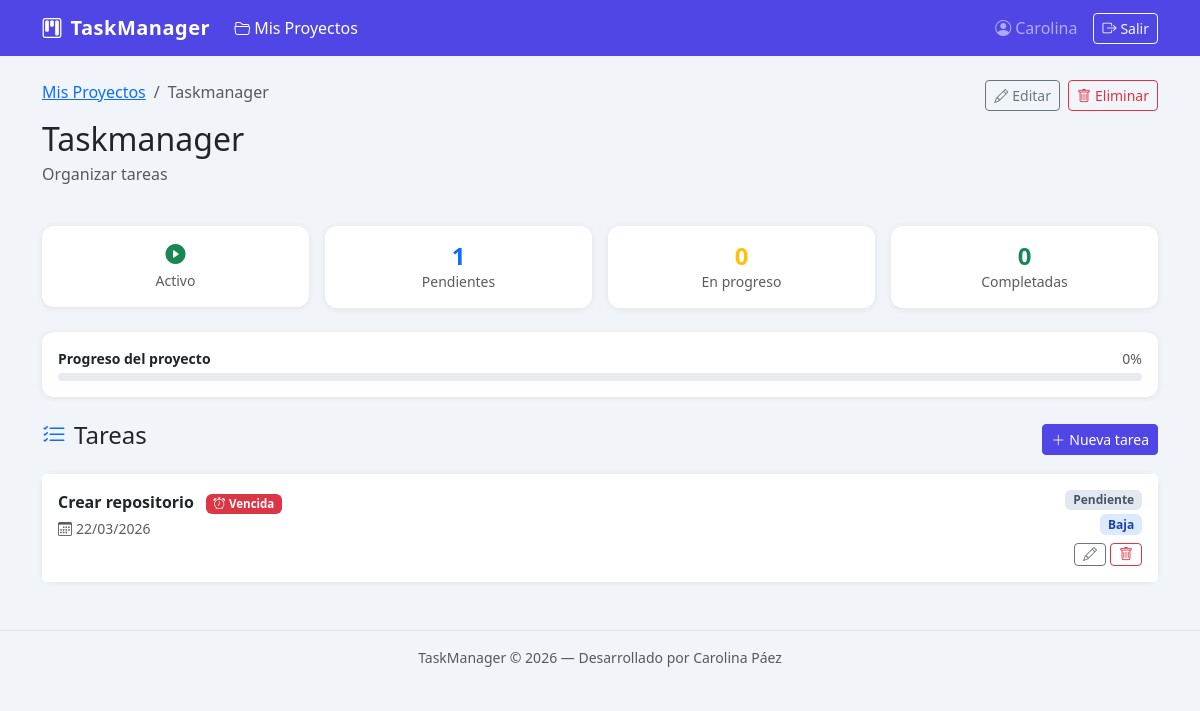
Screenshot of /projects/1/ (signed in) with the database file from the repository.
### apps/projects/models.py (models this page shows, shortened)
class Project(models.Model):
    STATUS_ACTIVE   = 'active'
    STATUS_PAUSED   = 'paused'
    STATUS_FINISHED = 'finished'
    STATUS_CHOICES = [
        (STATUS_ACTIVE,   'Activo'),
        (STATUS_PAUSED,   'Pausado'),
        (STATUS_FINISHED, 'Finalizado'),
    ]
    owner = models.ForeignKey(
        User,
        on_delete=models.CASCADE,
        related_name='project_set',   # user.project_set.all()
        verbose_name='Propietario',
    )
    name = models.CharField(
        max_length=200,
        verbose_name='Nombre del proyecto',
    )
    description = models.TextField(
        blank=True,
        verbose_name='Descripción',
    )
    status = models.CharField(
        max_length=20,
        choices=STATUS_CHOICES,
        default=STATUS_ACTIVE,
        verbose_name='Estado',
    )
    deadline = models.DateField(
        null=True,
        blank=True,
        verbose_name='Fecha límite',
    )
    created_at = models.DateTimeField(auto_now_add=True, verbose_name='Creado el')
    updated_at = models.DateTimeField(auto_now=True,     verbose_name='Actualizado el')
    class Meta:
        verbose_name = 'Proyecto'
        verbose_name_plural = 'Proyectos'
        ordering = ['-created_at']   # Los más nuevos primero
    @property
    def task_count(self):
        return self.task_set.count()
    @property
    def completed_task_count(self):
        return self.task_set.filter(status=Task.STATUS_DONE).count()
    @property
    def progress(self):
        total = self.task_count
        if total == 0:
            return 0
        return int((self.completed_task_count / total) * 100)

class Task(models.Model):
    STATUS_TODO       = 'todo'
    STATUS_IN_PROGRESS = 'in_progress'
    STATUS_DONE       = 'done'
    STATUS_CHOICES = [
        (STATUS_TODO,        'Pendiente'),
        (STATUS_IN_PROGRESS, 'En progreso'),
        (STATUS_DONE,        'Completada'),
    ]
    PRIORITY_LOW    = 'low'
    PRIORITY_MEDIUM = 'medium'
    PRIORITY_HIGH   = 'high'
    PRIORITY_CHOICES = [
        (PRIORITY_LOW,    'Baja'),
        (PRIORITY_MEDIUM, 'Media'),
        (PRIORITY_HIGH,   'Alta'),
    ]
    project = models.ForeignKey(
        Project,
        on_delete=models.CASCADE,
        related_name='task_set',   # project.task_set.all()
        verbose_name='Proyecto',
    )
    title = models.CharField(
        max_length=300,
        verbose_name='Título',
    )
    description = models.TextField(
        blank=True,
        verbose_name='Descripción',
    )
    status = models.CharField(
        max_length=20,
        choices=STATUS_CHOICES,
        default=STATUS_TODO,
        verbose_name='Estado',
    )
    priority = models.CharField(
        max_length=10,
        choices=PRIORITY_CHOICES,
        default=PRIORITY_MEDIUM,
        verbose_name='Prioridad',
    )
    due_date = models.DateField(
        null=True,
        blank=True,
        verbose_name='Fecha límite',
    )
    created_at = models.DateTimeField(auto_now_add=True, verbose_name='Creado el')
    class Meta:
        verbose_name = 'Tarea'
        verbose_name_plural = 'Tareas'
        ordering = ['status', '-priority', 'due_date']
    @property
    def is_overdue(self):
        if self.due_date and self.status != self.STATUS_DONE:
            return self.due_date < timezone.now().date()
        return False

### apps/projects/views.py (the view)
# urls.py: path('<int:pk>/',           views.ProjectDetailView.as_view(), name='project_detail'),
class ProjectDetailView(LoginRequiredMixin, View):
    template_name = 'projects/project_detail.html'
    def get(self, request, pk):
        project = get_object_or_404(Project, pk=pk, owner=request.user)
        tasks = project.task_set.all()
        context = {
            'project': project,
            'tasks': tasks,
            'todo_tasks':        tasks.filter(status=Task.STATUS_TODO),
            'progress_tasks':    tasks.filter(status=Task.STATUS_IN_PROGRESS),
            'done_tasks':        tasks.filter(status=Task.STATUS_DONE),
        }
        return render(request, self.template_name, context)

### templates/projects/project_detail.html (shortened to what this page needs)
{% extends "base.html" %}
{% block content %}
<div class="d-flex justify-content-between align-items-start mb-4">
  <div>
    <nav aria-label="breadcrumb">
      <ol class="breadcrumb">
        <li class="breadcrumb-item">
          <a href="{% url 'projects:project_list' %}">Mis Proyectos</a>
        </li>
        <li class="breadcrumb-item active">{{ project.name }}</li>
      </ol>
    </nav>
    <h2 class="mb-1">{{ project.name }}</h2>
    <p class="text-muted">{{ project.description|default:"Sin descripción" }}</p>
  </div>
  <div class="d-flex gap-2">
    <a href="{% url 'projects:project_update' project.pk %}"
       class="btn btn-outline-secondary btn-sm">
      <i class="bi bi-pencil me-1"></i>Editar
    </a>
    <a href="{% url 'projects:project_delete' project.pk %}"
       class="btn btn-outline-danger btn-sm">
      <i class="bi bi-trash me-1"></i>Eliminar
    </a>
  </div>
</div>
<div class="row g-3 mb-4">
  <div class="col-sm-3">
    <div class="card text-center py-3">
      {% if project.status == 'active' %}
        <span class="h5 text-success mb-0"><i class="bi bi-play-circle-fill"></i></span>
        <div class="small text-muted mt-1">Activo</div>
      {% elif project.status == 'paused' %}
        <span class="h5 text-warning mb-0"><i class="bi bi-pause-circle-fill"></i></span>
        <div class="small text-muted mt-1">Pausado</div>
      {% else %}
        <span class="h5 text-secondary mb-0"><i class="bi bi-check-circle-fill"></i></span>
        <div class="small text-muted mt-1">Finalizado</div>
      {% endif %}
    </div>
  </div>
  <div class="col-sm-3">
    <div class="card text-center py-3">
      <div class="h4 fw-bold text-primary mb-0">{{ todo_tasks.count }}</div>
      <div class="small text-muted">Pendientes</div>
    </div>
  </div>
  <div class="col-sm-3">
    <div class="card text-center py-3">
      <div class="h4 fw-bold text-warning mb-0">{{ progress_tasks.count }}</div>
      <div class="small text-muted">En progreso</div>
    </div>
  </div>
  <div class="col-sm-3">
    <div class="card text-center py-3">
      <div class="h4 fw-bold text-success mb-0">{{ done_tasks.count }}</div>
      <div class="small text-muted">Completadas</div>
    </div>
  </div>
</div>
<div class="card mb-4">
  <div class="card-body">
    <div class="d-flex justify-content-between mb-1">
      <span class="small fw-semibold">Progreso del proyecto</span>
      <span class="small text-muted">{{ project.progress }}%</span>
    </div>
    <div class="progress">
    </div>
  </div>
</div>
<div class="d-flex justify-content-between align-items-center mb-3">
  <h4><i class="bi bi-list-check me-2 text-primary"></i>Tareas</h4>
  <a href="{% url 'projects:task_create' project.pk %}" class="btn btn-primary btn-sm">
    <i class="bi bi-plus-lg me-1"></i>Nueva tarea
  </a>
</div>
{% if tasks %}
  <div class="card">
    <ul class="list-group list-group-flush">
      {% for task in tasks %}
      <li class="list-group-item task-item {{ task.priority }} px-3 py-3">
        <div class="d-flex justify-content-between align-items-start">
          <div>
            <span class="fw-semibold">{{ task.title }}</span>
            {% if task.is_overdue %}
              <span class="badge bg-danger overdue-badge ms-2">
                <i class="bi bi-alarm me-1"></i>Vencida
              </span>
            {% endif %}
            {% if task.due_date %}
              <div class="text-muted small mt-1">
                <i class="bi bi-calendar3 me-1"></i>{{ task.due_date|date:"d/m/Y" }}
              </div>
            {% endif %}
          </div>
          <div class="d-flex flex-column align-items-end gap-1">
            {% if task.status == 'todo' %}
              <span class="badge badge-todo">Pendiente</span>
            {% elif task.status == 'in_progress' %}
              <span class="badge badge-in-progress">En progreso</span>
            {% else %}
              <span class="badge badge-done">Completada</span>
            {% endif %}
            {% if task.priority == 'high' %}
              <span class="badge badge-high">Alta</span>
            {% elif task.priority == 'medium' %}
              <span class="badge badge-medium">Media</span>
            {% else %}
              <span class="badge badge-low">Baja</span>
            {% endif %}
            <div class="d-flex gap-1 mt-1">
              <a href="{% url 'projects:task_update' task.pk %}"
                 class="btn btn-outline-secondary btn-sm py-0 px-2">
                <i class="bi bi-pencil"></i>
              </a>
              <a href="{% url 'projects:task_delete' task.pk %}"
                 class="btn btn-outline-danger btn-sm py-0 px-2">
                <i class="bi bi-trash"></i>
              </a>
            </div>
          </div>
        </div>
      </li>
      {% endfor %}
    </ul>
  </div>
{% endif %}
{% endblock %}

### templates/base.html (shortened to what this page needs)
<!DOCTYPE html>
<html lang="es">
<head>
  <link href="https://cdn.jsdelivr.net/npm/bootstrap@5.3.3/dist/css/bootstrap.min.css"
        rel="stylesheet">
  <link href="https://cdn.jsdelivr.net/npm/bootstrap-icons@1.11.3/font/bootstrap-icons.min.css"
        rel="stylesheet">
</head>
<body>
  <nav class="navbar navbar-expand-lg navbar-dark" style="background: var(--primary);">
    <div class="container">
      <a class="navbar-brand" href="{% url 'projects:project_list' %}">
        <i class="bi bi-kanban me-2"></i>TaskManager
      </a>
      <div class="collapse navbar-collapse" id="navMenu">
        <ul class="navbar-nav me-auto">
          {% if user.is_authenticated %}
          <li class="nav-item">
            <a class="nav-link {% if request.resolver_match.app_name == 'projects' %}active{% endif %}"
               href="{% url 'projects:project_list' %}">
              <i class="bi bi-folder2-open me-1"></i>Mis Proyectos
            </a>
          </li>
          {% endif %}
        </ul>
        <ul class="navbar-nav ms-auto align-items-center gap-2">
          {% if user.is_authenticated %}
            <li class="nav-item">
              <a class="nav-link" href="{% url 'accounts:profile' %}">
                <i class="bi bi-person-circle me-1"></i>{{ user.username }}
              </a>
            </li>
            <li class="nav-item">
              <form method="post" action="{% url 'accounts:logout' %}" class="d-inline">
                <button type="submit" class="btn btn-outline-light btn-sm">
                  <i class="bi bi-box-arrow-right me-1"></i>Salir
                </button>
              </form>
            </li>
          {% endif %}
        </ul>
      </div>
    </div>
  </nav>
  <main class="container py-4">
    {% block content %}{% endblock %}
  </main>
  <footer class="text-center py-3 mt-4 text-muted small border-top">
    TaskManager &copy; 2026 — Desarrollado por Carolina Páez
  </footer>
</body>
</html>

### templates/base.html (style rules this page uses)
:root { --primary: #4f46e5; --primary-dark: #3730a3; --sidebar-bg: #1e1b4b; --sidebar-text: #c7d2fe; }
body { background: #f1f5f9; min-height: 100vh; }
.navbar-brand { font-weight: 700; letter-spacing: .5px; }
.card { border: none; border-radius: 12px; box-shadow: 0 1px 6px rgba(0,0,0,.08); }
.badge-todo { background: #e2e8f0; color: #475569; }
.badge-low { background: #dbeafe; color: #1e40af; }
.progress { height: 8px; border-radius: 99px; }
.task-item { border-left: 3px solid transparent; transition: all .15s; }
.task-item.low { border-left-color: #3b82f6; }
.btn-primary { background: var(--primary); border-color: var(--primary); }
.overdue-badge { font-size: .72rem; }

### rows the page displays
Project: name "Taskmanager", description "Organizar tareas", progress "0"
Task: title "Crear repositorio", status "todo" (drawn), due_date "22/03/2026", priority "Baja"

### other values shown
{{ user.username }} "Carolina"
{{ todo_tasks.count }} "1"
{{ progress_tasks.count }} "0"
{{ done_tasks.count }} "0"
